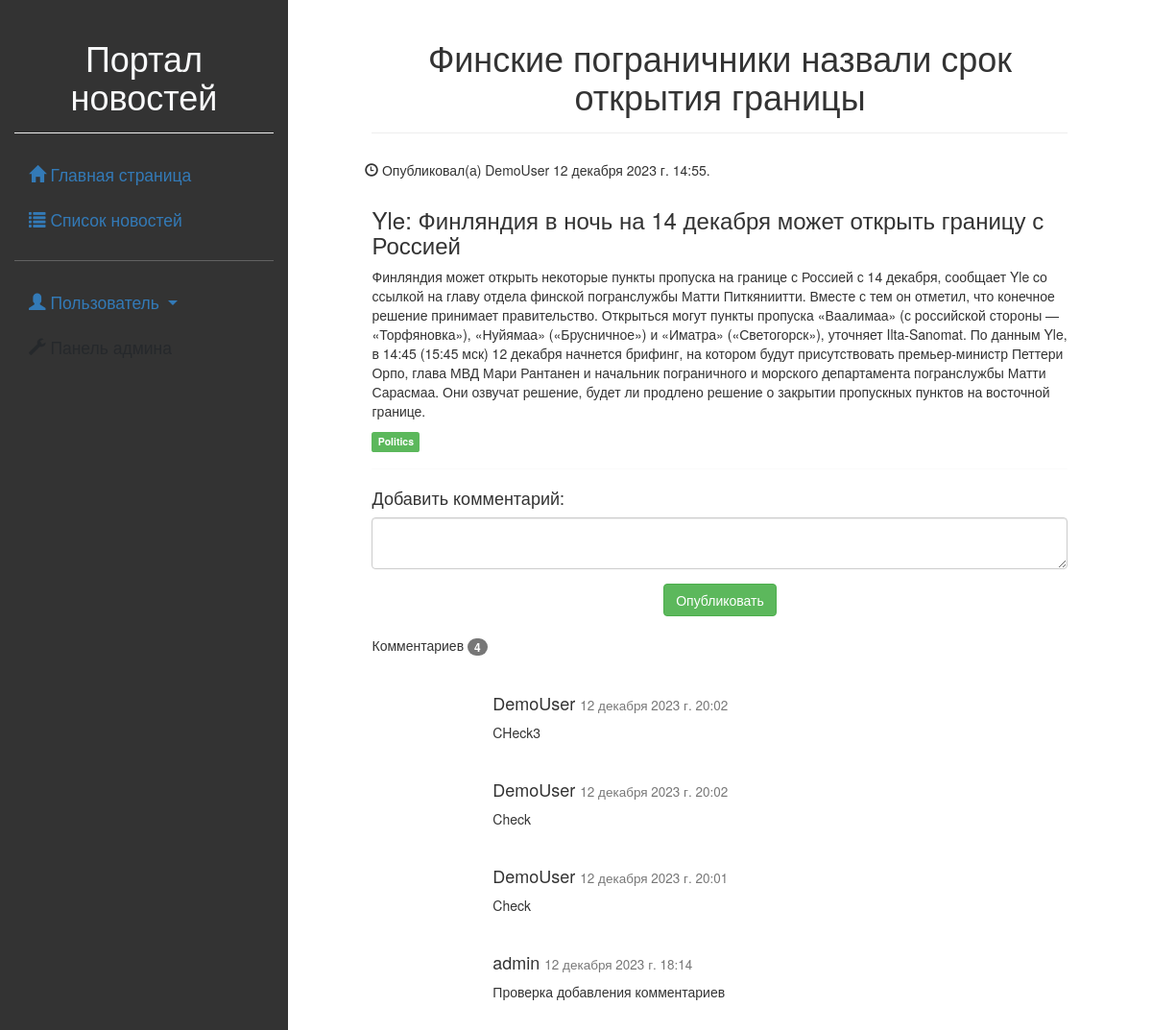
The page /news/detail/7 on the database its author committed.
### news/models.py (models this page shows, shortened)
class Article(models.Model):
    categories = (('Ec', 'Economy'),
                  ('Sc', 'Science'),
                  ('IT', 'IT'))
    author = models.ForeignKey(User, on_delete=models.SET_NULL, null=True, verbose_name='Автор')
    title = models.CharField('Название', max_length=50, default='')
    anouncement = models.TextField('Аннотация', max_length=250)
    text = models.TextField('Текст новости')
    date = models.DateTimeField('Дата создания', auto_now=True)
    category = models.CharField(choices=categories, max_length=20, verbose_name='Категории')
    tags = models.ManyToManyField(verbose_name='Тэги', to=Tag, blank=True)
    class Meta:
        ordering = ['title', 'date']
        verbose_name = 'Новость'
        verbose_name_plural = 'Новости'

class Tag(models.Model):
    title = models.CharField(max_length=80)
    status = models.BooleanField(default=True)
    class Meta:
        ordering = ['title', 'status']
        verbose_name = 'Тэг'
        verbose_name_plural = 'Тэги'

class Comment(models.Model):
    author = models.ForeignKey(User, on_delete=models.CASCADE, null=False)
    article = models.ForeignKey(Article, on_delete=models.CASCADE, null=False)
    text = models.TextField('Текст комментария')
    date = models.DateTimeField('Время создания', auto_now_add=True)
    class Meta:
        ordering = ['article', 'date']
        verbose_name = 'Комментарий'
        verbose_name_plural = 'Комментарии'

### news/views.py (the view, shortened to what this page needs)
# urls.py: path('detail/<int:id>', views.news_detail, name='news_detail'),
def news_detail(request, id):
    article = Article.objects.get(id=id)
    comments = Comment.objects.filter(article=article).order_by('-date')
    context = {'article': article,
               'comments': comments}
    return render(request, 'news/news.html', context)

### news/templates/news/news.html (shortened to what this page needs)
{% extends 'first/base.html' %}
{% load static %}
{% block content %}
<div class="page-header text-center">
    <h1> {{ article.title }}</h1>
</div>
<div>
    <div class="row">
        <div class="col-6 text-start">
            <h5>
                <span class="glyphicon glyphicon-time"></span> Опубликовал(а) {{ article.author }} {{ article.date }}.
            </h5>
        </div>
        <div class="col-6 text-end">
        </div>
    </div>
    <h3>{{ article.anouncement }} </h3>
    <p> {{ article.text }} </p>
    {% for tag in article.tags.all %}
    <td><span class="label label-success text">{{ tag.title }}</span></td>
    {% endfor %}
    <hr>
    <h4>Добавить комментарий:</h4>
    <form role="form" method="post">
        <div class="form-group">
            <textarea class="form-control" rows="2" required name="text"></textarea>
        </div>
        <div class="text-center">
            <button type="submit" class="btn btn-success">Опубликовать</button>
        </div>
    </form>
    <br>
    <p>Комментариев <span class="badge"> {{ comments.count }} </span></p><br>
    <div class="row">
        <div class="col-sm-10 offset-2">
            {% for comment in comments %}
            <h4> {{ comment.author }} <small> {{ comment.date }} </small></h4>
            <p> {{ comment.text }} </p>
            <br>
            {% endfor %}
        </div>
    </div>
</div>
{% endblock %}

### rows shown on the page
Article: title "Финские пограничники назвали срок открытия границы", author "DemoUser", date "12 декабря 2023 г. 14:55", anouncement "Yle: Финляндия в ночь на 14 декабря может открыть границу с Россией", text "Финляндия может открыть некоторые пункты пропуска на границе с Россией с 14 декабря, сообщает Yle cо ссылкой на главу отдела финской погранслужбы Матти Питкяниитти. Вместе с тем он отметил, что конечное решение принимает правительство. Открыться могут пункты пропуска «Ваалимаа» (с российской стороны — «Торфяновка»), «Нуйямаа» («Брусничное») и «Иматра» («Светогорск»), уточняет Ilta-Sanomat. По данным Yle, в 14:45 (15:45 мск) 12 декабря начнется брифинг, на котором будут присутствовать премьер-министр Петтери Орпо, глава МВД Мари Рантанен и начальник пограничного и морского департамента погранслужбы Матти Сарасмаа. Они озвучат решение, будет ли продлено решение о закрытии пропускных пунктов…"
Tag: title "Politics"
Comment: author "DemoUser", date "12 декабря 2023 г. 20:02", text "CHeck3"
Comment: author "DemoUser", date "12 декабря 2023 г. 20:02", text "Check"
Comment: author "DemoUser", date "12 декабря 2023 г. 20:01", text "Check"
Comment: author "admin", date "12 декабря 2023 г. 18:14", text "Проверка добавления комментариев"

### other values the page prints
{{ comments.count }} "4"
